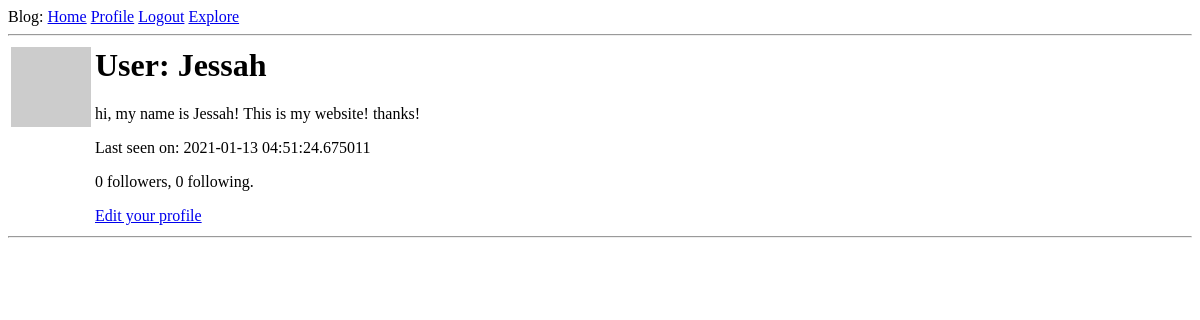
Page /user/Jessah (signed in) on the earlier database version.
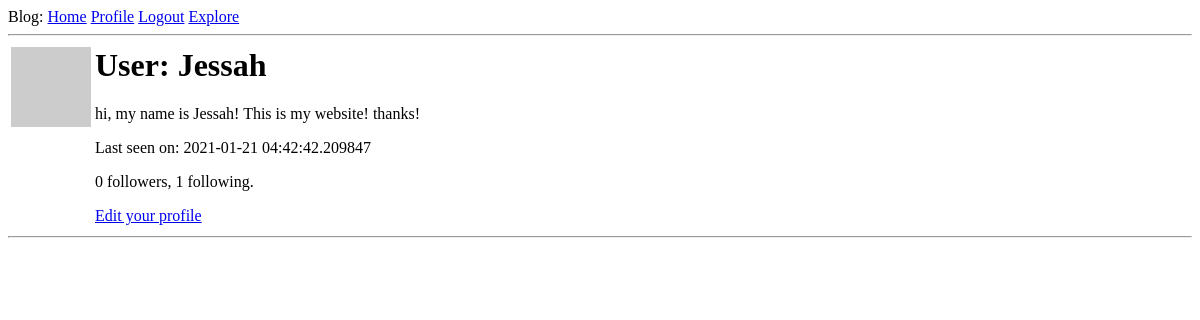
Same page on the later database version.
### app/models.py (models this page shows, shortened)
class User(UserMixin, db.Model):
    id = db.Column(db.Integer, primary_key=True)
    username = db.Column(db.String(64), index=True, unique=True)
    email = db.Column(db.String(120), index=True, unique=True)
    password_hash = db.Column(db.String(128))
    posts = db.relationship('Post', backref='author', lazy='dynamic')
    about_me = db.Column(db.String(140))
    last_seen = db.Column(db.DateTime, default=datetime.utcnow)
    followed = db.relationship(
        'User', secondary=followers,
        primaryjoin=(followers.c.follower_id == id),
        secondaryjoin=(followers.c.followed_id == id),
        backref=db.backref('followers', lazy='dynamic'), lazy='dynamic')
    def avatar(self, size):
        digest = md5(self.email.lower().encode('utf-8')).hexdigest()
        return f'https://www.gravatar.com/avatar/{digest}?d=identicon&s={size}'

### app/routes.py (the view)
@app.route('/user/<username>')
@login_required
def user(username):
    user = User.query.filter_by(username=username).first_or_404()
    page = request.args.get('page', 1, type=int)
    posts = user.posts.order_by(Post.timestamp.desc()).paginate(
        page, app.config['POSTS_PER_PAGE'], False)
    next_url = url_for('User', username=username, page=posts.next_num) \
        if posts.has_next else None
    prev_url = url_for('user', username+username, page=posts.prev_num) \
        if posts.has_prev else None
    form = EmptyForm()
    return render_template('user.html', user=user, posts=posts.items, next_url=next_url, prev_url=prev_url, form=form)

### app/models.py (called while the page is built)
@login.user_loader
def load_user(id):
    return User.query.get(int(id))

### app/routes.py (called while the page is built)
@app.before_request
def before_request():
    if current_user.is_authenticated:
        current_user.last_seen = datetime.utcnow()
        db.session.commit()

### app/templates/user.html (shortened to what this page needs)
{% extends "base.html" %}
{% block content %}
  <table>
    <tr valign="top">
      <td><img src="{{ user.avatar(128) }}"></td>
      <td>
        <h1>User: {{ user.username }}</h1>
        {% if user.about_me %}<p>{{ user.about_me }}</p>{% endif %}
        {% if user.last_seen %}<p>Last seen on: {{ user.last_seen }}</p>{% endif %}
        <p>{{ user.followers.count() }} followers, {{ user.followed.count() }} following.</p>
        {% if user == current_user %}
        <p><a href="{{ url_for('edit_profile') }}">Edit your profile</a></p>
        {% endif %}
      </td>
    </tr>
  </table>
  <hr>
{% endblock %}

Differences in the rows shown:
changed User "Jessah": last_seen "2021-01-13 04:51:24.675011" → "2021-01-21 04:42:42.209847"
Other differences:
{{ user.followed.count() }}: "0" → "1"
